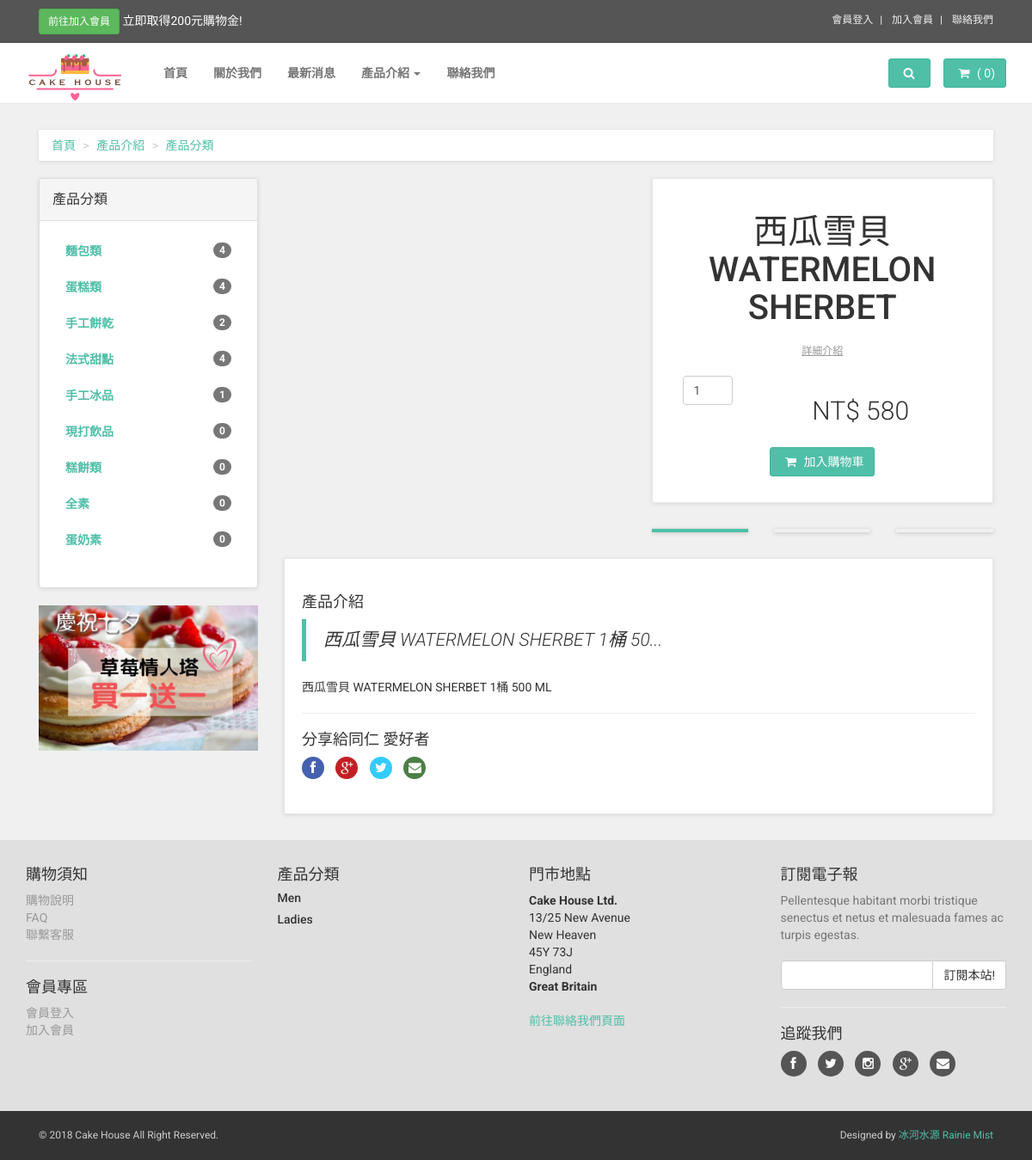
/frontend/products.php?id=15, run on an earlier commit of the app's database.
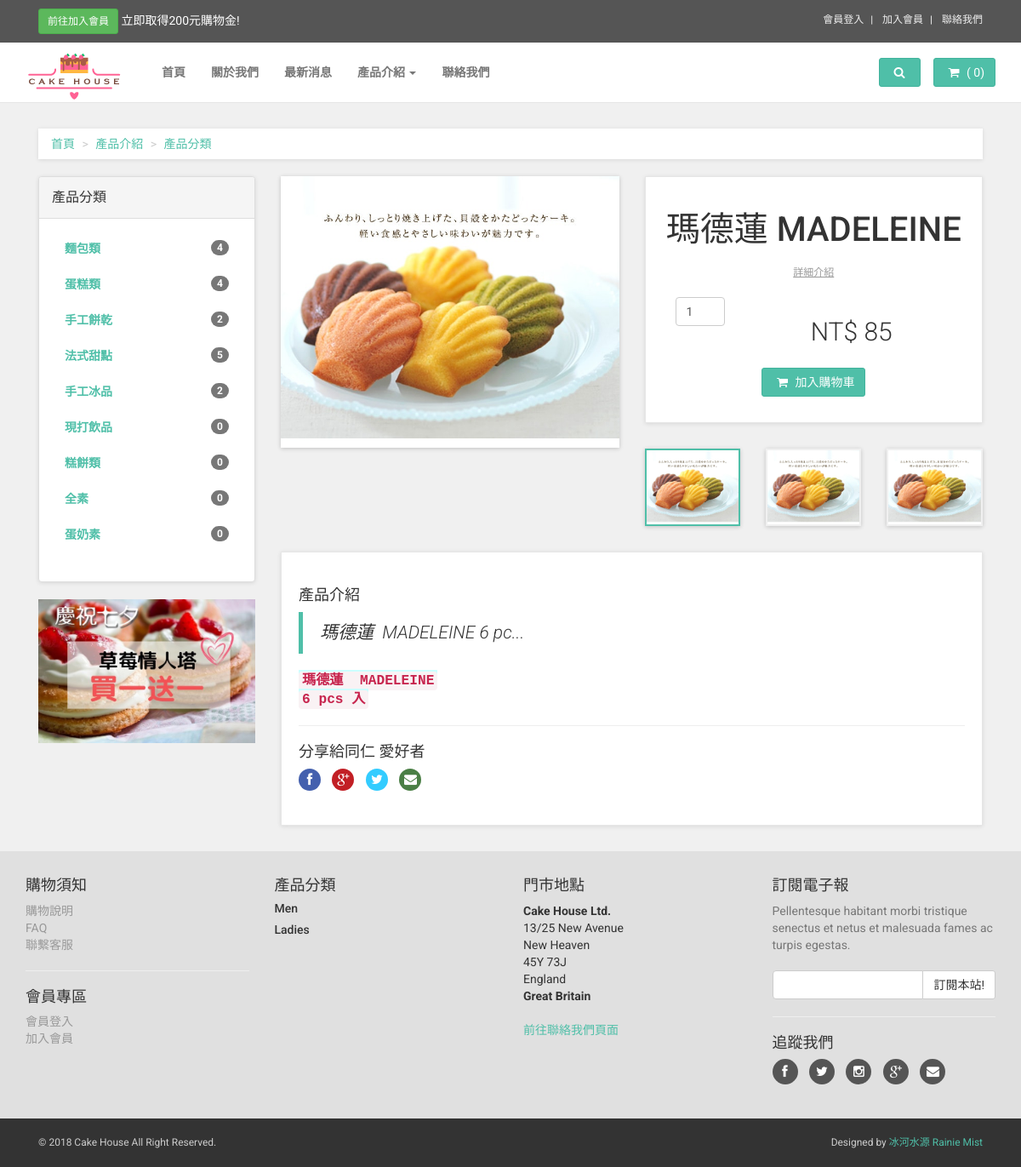
And on a later commit of the database.
### tables this page shows
CREATE TABLE IF NOT EXISTS `product_categories` (
  `product_categories_id` int(11) NOT NULL,
  `category` varchar(255) NOT NULL,
  `created_at` varchar(255) DEFAULT NULL,
  `updated_at` varchar(255) DEFAULT NULL,
  `order` int(11) NOT NULL,
  `series_id` int(11) NOT NULL
);

CREATE TABLE IF NOT EXISTS `products` (
  `products_id` int(11) NOT NULL,
  `product_categories_id` int(11) NOT NULL,
  `picture` varchar(255) DEFAULT NULL,
  `name` varchar(255) NOT NULL,
  `description` text NOT NULL,
  `price` varchar(255) NOT NULL,
  `created_at` varchar(255) DEFAULT NULL,
  `updated_at` varchar(255) DEFAULT NULL
);

### frontend/products.php (the view, shortened to what this page needs)
<?php
require('../connection/connection.php');
$query = $db->query("SELECT * FROM products WHERE products_id=".$_GET['id']);
$products = $query->fetch(PDO::FETCH_ASSOC);
?>
<!DOCTYPE html>
<html lang="en">
<head>
    <?php require_once('template/head_files.php'); ?>
</head>
<body>
<?php require_once('template/navbar.php'); ?>
    <div id="all">
        <div id="content">
            <div class="container">
                <div class="col-md-12">
                    <ul class="breadcrumb">
                    <li><a href="../index.php">首頁</a>
                        </li>
                        <li><a href="#">產品介紹</a>
                        </li>
                        <li><a href="#">產品分類</a>
                        </li>
                    </ul>
                </div>
                <div class="col-md-3">
                    <div class="panel panel-default sidebar-menu">
                       <div class="panel-heading">
                            <h3 class="panel-title">產品分類</h3>
                        </div>
                        <div class="panel-body">
                            <ul class="nav nav-pills nav-stacked category-menu">
                            <?php foreach($categories as $side_categories){
                                    $query = $db->query("SELECT * FROM products WHERE product_categories_id=".$side_categories['product_categories_id']);
                                    $total_products = count ($query->FetchAll(PDO::FETCH_ASSOC));
                                    ?>
                                <li>
                                    <a href="products_list.php?cat=<?php echo $side_categories['product_categories_id'];?>">
                                    <?php echo $side_categories['category']; ?><span class="badge pull-right"><?php echo $total_products; ?></span></a>
                                </li>
                                <?php } ?>
                            </ul>
                        </div>
                    </div>
                    <div class="banner">
                        <a href="#">
                        <img src="../images/ad-banner.jpg" alt="" class="img-responsive">
                        </a>
                    </div>
                </div>
                <div class="col-md-9">
                    <div class="row" id="productMain">
                        <div class="col-sm-6">
                            <div id="mainImage">
                                <img src="../uploads/products/<?php echo $products['picture']; ?>" alt="" class="img-responsive">
                            </div>
                        </div>
                        <div class="col-sm-6">
                        <form action="cart/add_cart.php" method="post">
                            <div class="box">
                                <h1 class="text-center"><?php echo $products['name']; ?></h1>
                                <p class="goToDescription"><a href="#details" class="scroll-to">詳細介紹</a>
                                </p>
                                <p class="quantity col-sm-3"><input type="number" value="1" name="quantity" class="form-control"></p>
                                <p class="price">NT$ <?php echo $products['price']; ?> </p>
                                <p class="text-center buttons">
                                    <button type="submit" class="btn btn-primary"><i class="fa fa-shopping-cart"></i> 加入購物車</button>
                                </p>
                            </div>
                            <div class="row" id="thumbs">
                                <div class="col-xs-4">
                                    <a href="../uploads/products/<?php echo $products['picture']; ?>" class="thumb">
                                        <img src="../uploads/products/<?php echo $products['picture']; ?>" alt="" class="img-responsive">
                                    </a>
                                </div>
                                <div class="col-xs-4">
                                    <a href="../uploads/products/<?php echo $products['picture']; ?>" class="thumb">
                                        <img src="../uploads/products/<?php echo $products['picture']; ?>" alt="" class="img-responsive">
                                    </a>
                                </div>
                                <div class="col-xs-4">
                                    <a href="../uploads/products/<?php echo $products['picture']; ?>" class="thumb">
                                        <img src="../uploads/products/<?php echo $products['picture']; ?>" alt="" class="img-responsive">
                                    </a>
                                </div>
                            </div>
                        </div>
                    </div>
                    <div class="box" id="details">
                        <p>
                            <h4>產品介紹</h4>
                            <blockquote>
                                <p class="lead"><em><?php echo mb_strimwidth (strip_tags($products ['description']),0,40,"..."); ?></em>
                                </p>
                            </blockquote>
                            <?php echo $products ['description']; ?>
                            <hr>
                            <div class="social">
                                <h4>分享給同仁 愛好者</h4>
                                <p>
                                    <a href="#" class="external facebook" data-animate-hover="pulse"><i class="fa fa-facebook"></i></a>
                                    <a href="#" class="external gplus" data-animate-hover="pulse"><i class="fa fa-google-plus"></i></a>
                                    <a href="#" class="external twitter" data-animate-hover="pulse"><i class="fa fa-twitter"></i></a>
                                    <a href="#" class="email" data-animate-hover="pulse"><i class="fa fa-envelope"></i></a>
                                </p>
                            </div>
                    </div>
                        </div>
                    </div>
                            </div>
                    </div>
       <?php require_once('template/footer.php'); ?>
</body>
</html>

### frontend/template/head_files.php (shortened to what this page needs)
<link href="../css/cake/font-awesome.css" rel="stylesheet">
<link href="../css/cake/bootstrap.min.css" rel="stylesheet">
<link href="../css/cake/animate.min.css" rel="stylesheet">
<link href="../css/cake/owl.carousel.css" rel="stylesheet">
<link href="../css/cake/owl.theme.css" rel="stylesheet">
<link href="../css/cake/style.default.css" rel="stylesheet" id="theme-stylesheet">
<link href="../css/cake/custom.css" rel="stylesheet">

### frontend/template/navbar.php (shortened to what this page needs)
<?php
require_once('../connection/connection.php');
$query = $db->query("SELECT * FROM product_categories ORDER BY product_categories_id ASC");
$categories = $query->fetchAll(PDO::FETCH_ASSOC);
?>
    <div id="top">
        <div class="container">
            <div class="col-md-6 offer" data-animate="fadeInDown">
                <a href="register.php" class="btn btn-success btn-sm" data-animate-hover="shake">前往加入會員</a>
                <a href="register.php">立即取得200元購物金!</a>
            </div>
            <div class="col-md-6" data-animate="fadeInDown">
                <ul class="menu">
                   <?php if(isset($_SESSION['member']) && $_SESSION['member'] !=null) { ?>
                    <li>
                        <a href="customer-account.php">會員專區</a>
                    </li>
                    <li>
                        <a href="logout.php">
                            <i class="fa fa-sign-out"></i> 登出</a>
                    </li>
                    <?php }else{ ?>
                    <li>
                        <a href="#" data-toggle="modal" data-target="#login-modal">會員登入</a>
                    </li>
                    <li>
                        <a href="register.php">加入會員</a>
                    </li>
                    <?php } ?>
                    <li>
                        <a href="contact.php">聯絡我們</a>
                    </li>
                </ul>
            </div>
        </div>
    </div>
    <div class="navbar navbar-default yamm" role="navigation" id="navbar">
        <div class="container">
            <div class="navbar-header">
                <a class="navbar-brand home" href="../index.php" data-animate-hover="bounce">
                    <img src="../images/logo.png" alt="Cake House logo" class="hidden-xs">
                </a>
            </div>
            <div class="navbar-collapse collapse" id="navigation">
                <ul class="nav navbar-nav navbar-left">
                    <li>
                        <a href="../index.php">首頁</a>
                    </li>
                    <li>
                        <a href="about.php">關於我們</a>
                    </li>
                    <li>
                        <a href="news_list.php">最新消息</a>
                    </li>
                    <li class="dropdown yamm-fw">
                        <a href="#" class="dropdown-toggle" data-toggle="dropdown" data-hover="dropdown" data-delay="200">產品介紹
                            <b class="caret"></b>
                        </a>
                    </li>
                    <li>
                        <a href="contact.php">聯絡我們</a>
                    </li>
                </ul>
            </div>
            <div class="navbar-buttons">
                <div class="navbar-collapse collapse right" id="basket-overview">
                    <a href="basket.php" class="btn btn-primary navbar-btn">
                        <i class="fa fa-shopping-cart"></i>
                        <span class="hidden-sm">(
                            <?php if(isset($_SESSION['Cart']) && $_SESSION['Cart'] != null) echo count($_SESSION['Cart']); else echo "0"; ?>)</span>
                    </a>
                </div>
                <div class="navbar-collapse collapse right" id="search-not-mobile">
                    <button type="button" class="btn navbar-btn btn-primary" data-toggle="collapse" data-target="#search">
                        <i class="fa fa-search"></i>
                    </button>
                </div>
            </div>
        </div>
    </div>

### frontend/template/footer.php (shortened to what this page needs)
<div id="footer" data-animate="fadeInUp">
           <div class="container">
               <div class="row">
                   <div class="col-md-3 col-sm-6">
                       <h4>購物須知</h4>
                       <ul>
                           <li><a href="../shopping_rules.php">購物說明</a>
                           </li>
                           <li><a href="#">FAQ</a>
                           </li>
                           <li><a href="../contact.php">聯繫客服</a>
                           </li>
                       </ul>
                       <hr>
                       <h4>會員專區</h4>
                       <ul>
                           <li><a href="#" data-toggle="modal" data-target="#login-modal">會員登入</a>
                           </li>
                           <li><a href="../register.php">加入會員</a>
                           </li>
                       </ul>
                   </div>
                   <div class="col-md-3 col-sm-6">
                       <h4>產品分類</h4>
                       <h5>Men</h5>
                       <h5>Ladies</h5>
                   </div>
                   <div class="col-md-3 col-sm-6">
                       <h4>門市地點</h4>
                       <p><strong>Cake House Ltd.</strong>
                           <br>13/25 New Avenue
                           <br>New Heaven
                           <br>45Y 73J
                           <br>England
                           <br>
                           <strong>Great Britain</strong>
                       </p>
                       <a href="contact.html">前往聯絡我們頁面</a>
                   </div>
                   <div class="col-md-3 col-sm-6">
                       <h4>訂閱電子報</h4>
                       <p class="text-muted">Pellentesque habitant morbi tristique senectus et netus et malesuada fames ac turpis egestas.</p>
                       <form>
                           <div class="input-group">
                               <input type="text" class="form-control">
                               <span class="input-group-btn">
		    <button class="btn btn-default" type="button">訂閱本站!</button>
		</span>
                           </div>
                       </form>
                       <hr>
                       <h4>追蹤我們</h4>
                       <p class="social">
                           <a href="#" class="facebook external" data-animate-hover="shake"><i class="fa fa-facebook"></i></a>
                           <a href="#" class="twitter external" data-animate-hover="shake"><i class="fa fa-twitter"></i></a>
                           <a href="#" class="instagram external" data-animate-hover="shake"><i class="fa fa-instagram"></i></a>
                           <a href="#" class="gplus external" data-animate-hover="shake"><i class="fa fa-google-plus"></i></a>
                           <a href="#" class="email external" data-animate-hover="shake"><i class="fa fa-envelope"></i></a>
                       </p>
                   </div>
               </div>
           </div>
       </div>
       <div id="copyright">
           <div class="container">
               <div class="col-md-6">
                   <p class="pull-left">© 2018 Cake House All Right Reserved.</p>
               </div>
               <div class="col-md-6">
                   <p class="pull-right">Designed by <a href="https://bootstrapious.com/e-commerce-templates">冰河水源 Rainie Mist</a>
                   </p>
               </div>
           </div>
       </div>

What changed in the data, as far as the page shows it:
computed for product_categories "法式甜點": total_products "4" → "5"
computed for product_categories "手工冰品": total_products "1" → "2"
changed products: picture: picture added; name "西瓜雪貝 WATERMELON SHERBET" → "瑪德蓮 MADELEINE"; price "580" → "85"; description "西瓜雪貝 WATERMELON SHERBET 1桶 50..." → "瑪德蓮 MADELEINE 6 pc..."; description "西瓜雪貝 WATERMELON SHERBET 1桶 500 ML" → "瑪德蓮 MADELEINE 6 pcs 入"
